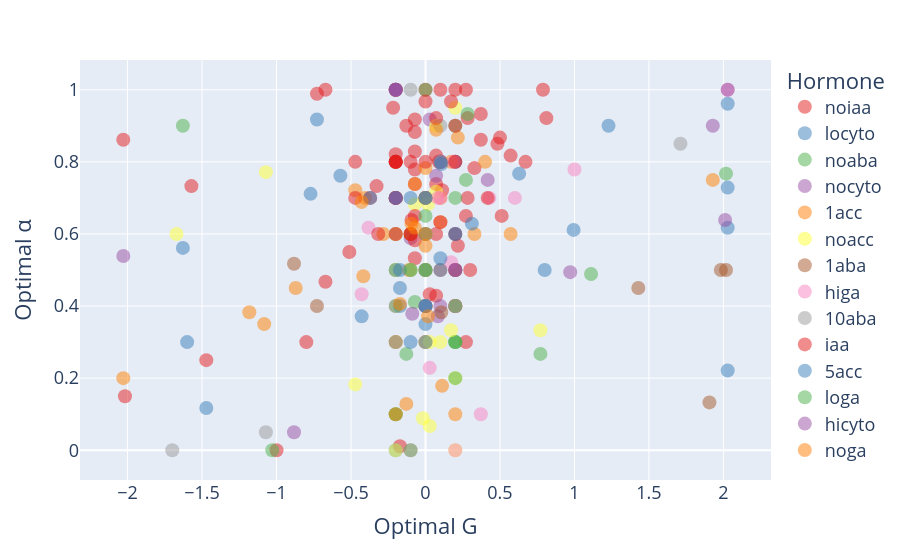

This figure's notebook cell:
### Code cell
fig = px.scatter(
    hormone_df,
    x="optimal G",
    y="optimal alpha",
    color=hormone_df["hormone"].astype(str),
    hover_name="arbor name",
    opacity=0.5,
    color_discrete_sequence=px.colors.qualitative.Set1,
)

fig.update_traces(marker=dict(size=14))
fig.update_layout(
    font=dict(size=18),
    legend_title_text="Hormone",
    xaxis_title="Optimal G",
    yaxis_title="Optimal α",
    showlegend=True
)

fig.show()
fig.write_html("docs/Optimal_G_alpha_hormone.html")

### Figure 1 — Plotly figure (JSON) as saved in the notebook; plotly's stock layout.template omitted (floating-point values rounded to 4 significant figures)
{"data": [{"hovertemplate": "<b>%{hovertext}</b><br><br>hormone=noiaa<br>optimal G=%{x}<br>optimal alpha=%{y}<extra></extra>", "hovertext": ["248_9_S_noiaa_day9", "058_9_C_noiaa_day9", "248_2_S_noiaa_day9", "058_4_S_noiaa_day9", "248_10_C_noiaa_day9", "1511_2_S_noiaa_day9", "058_2_C_noiaa_day9", "058_8_C_noiaa_day9", "1511_8_S_noiaa_day9", "1511_3_S_noiaa_day9", "058_5_S_noiaa_day9", "248_3_S_noiaa_day9", "1511_1_C_noiaa_day9", "058_1_S_noiaa_day9", "058_10_C_noiaa_day9", "248_1_C_noiaa_day9", "1511_7_S_noiaa_day9", "058_7_C_noiaa_day9", "058_9_S_noiaa_day9", "058_2_S_noiaa_day9", "248_4_S_noiaa_day9", "1511_2_C_noiaa_day9", "248_10_S_noiaa_day9", "058_4_C_noiaa_day9", "1511_4_S_noiaa_day9", "248_2_C_noiaa_day9", "058_7_S_noiaa_day9", "248_1_S_noiaa_day9", "058_10_S_noiaa_day9", "058_1_C_noiaa_day9", "1511_1_S_noiaa_day9", "248_8_C_noiaa_day9", "058_8_S_noiaa_day9", "1511_5_S_noiaa_day9", "248_3_C_noiaa_day9", "058_5_C_noiaa_day9", "248_5_S_noiaa_day9", "1511_3_C_noiaa_day9", "058_3_S_noiaa_day9"], "legendgroup": "noiaa", "marker": {"color": "rgb(228,26,28)", "opacity": 0.5, "size": 14, "symbol": "circle"}, "mode": "markers", "name": "noiaa", "orientation": "v", "showlegend": true, "type": "scatter", "x": [0.1, 0.2, 0.0887, 0.0, 0.0, -0.1, 0.0, 0.0714, 0.0, 0.2714, 0.1, 0.0714, 0.2, -0.1, -0.0714, -0.2, -1.471, -0.0714, 0.3714, 0.1, -0.0714, 0.0714, 0.2173, -0.6714, 0.5714, -0.0714, -0.1714, 0.0, -0.0714, 0.0714, 0.7887, -0.2, -1.0, 0.3286, 0.1113, -0.0714, 0.2714, 0.0286, -0.3286], "xaxis": "x", "y": [1.0, 0.8, 0.8, 0.4, 0.7, 0.6, 0.7, 0.7387, 0.3, 0.3, 0.8, 0.8173, 0.5, 0.8, 0.7786, 0.7, 0.25, 0.7387, 0.8613, 0.8, 0.9173, 0.4286, 0.5673, 0.4673, 0.8173, 0.8286, 0.0113, 1.0, 0.5327, 0.6, 1.0, 0.8214, 0.0, 0.7827, 0.7214, 0.8827, 0.65, 0.4327, 0.7327], "yaxis": "y"}, {"hovertemplate": "<b>%{hovertext}</b><br><br>hormone=locyto<br>optimal G=%{x}<br>optimal alpha=%{y}<extra></extra>", "hovertext": ["LA1511_6_C_locyto_day9", "M248_1_C_locyto_day9", "M248_8_S_locyto_day9", "M058_2_C_locyto_day9", "M058_3_C_locyto_day9", "M248_8_C_locyto_day9", "LA1511_10_C_locyto_day9", "M248_6_S_locyto_day9", "M058_9_C_locyto_day9", "M248_19_C_locyto_day9", "M058_5_S_locyto_day9", "M248_3_S_locyto_day9", "LA1511_6_S_locyto_day9"], "legendgroup": "locyto", "marker": {"color": "rgb(55,126,184)", "opacity": 0.5, "size": 14, "symbol": "circle"}, "mode": "markers", "name": "locyto", "orientation": "v", "showlegend": true, "type": "scatter", "x": [-0.2, 0.0, 0.2, -0.2, 0.2, 0.2, 2.029, -1.471, -1.6, -0.7286, -0.1714, 1.229, 0.994], "xaxis": "x", "y": [0.5, 0.7, 0.6, 0.0, 0.5, 0.8, 0.6173, 0.1173, 0.3, 0.9173, 0.45, 0.9, 0.6113], "yaxis": "y"}, {"hovertemplate": "<b>%{hovertext}</b><br><br>hormone=noaba<br>optimal G=%{x}<br>optimal alpha=%{y}<extra></extra>", "hovertext": ["LA1511_9_C_noaba_day9", "LA1511_7_C_noaba_day9", "M058_3_S_noaba_day9", "M058_7_S_noaba_day9", "LA1511_4_C_noaba_day9", "M058_9_S_noaba_day9", "LA1511_10_S_noaba_day9", "M248_10_S_noaba_day9", "M058_2_S_noaba_day9", "M248_6_C_noaba_day9", "LA1511_3_S_noaba_day9", "LA1511_5_C_noaba_day9"], "legendgroup": "noaba", "marker": {"color": "rgb(77,175,74)", "opacity": 0.5, "size": 14, "symbol": "circle"}, "mode": "markers", "name": "noaba", "orientation": "v", "showlegend": true, "type": "scatter", "x": [0.2, 0.2, 0.2, 0.0, 0.2, -0.2, 1.111, 0.1, -0.1286, 0.2, -0.0714, 0.2714], "xaxis": "x", "y": [0.3, 0.3, 0.3, 1.0, 0.4, 0.1, 0.4887, 0.5, 0.2673, 0.9, 0.4113, 0.75], "yaxis": "y"}, {"hovertemplate": "<b>%{hovertext}</b><br><br>hormone=nocyto<br>optimal G=%{x}<br>optimal alpha=%{y}<extra></extra>", "hovertext": ["LA1511_7_S_nocyto_day9", "LA1511_8_S_nocyto_day9", "LA1511_4_C_nocyto_day9", "M248_5_C_nocyto_day9", "LA1511_3_C_nocyto_day9", "M248_10_C_nocyto_day9", "M248_3_C_nocyto_day9", "LA1511_2_C_nocyto_day9", "M248_7_C_nocyto_day9", "M058_10_S_nocyto_day9", "M248_2_C_nocyto_day9", "LA1511_7_C_nocyto_day9"], "legendgroup": "nocyto", "marker": {"color": "rgb(152,78,163)", "opacity": 0.5, "size": 14, "symbol": "circle"}, "mode": "markers", "name": "nocyto", "orientation": "v", "showlegend": true, "type": "scatter", "x": [0.1, 0.0, 0.1, 0.0286, 0.9714, -0.1, -0.0887, 0.0827, 0.106, -0.8827, 0.0714, 0.4173], "xaxis": "x", "y": [0.5, 0.5, 0.4, 0.9173, 0.494, 0.5887, 0.3786, 0.3714, 0.8, 0.05, 0.7613, 0.75], "yaxis": "y"}, {"hovertemplate": "<b>%{hovertext}</b><br><br>hormone=1acc<br>optimal G=%{x}<br>optimal alpha=%{y}<extra></extra>", "hovertext": ["la1511_2_S_1acc_day9", "la1511_7_C_1acc_day9", "m248_9_C_1acc_day9", "m248_8_C_1acc_day9", "m058_8_S_1acc_day9", "m058_7_S_1acc_day9", "m248_7_C_1acc_day9", "m058_2_C_1acc_day9", "m058_5_C_1acc_day9", "m058_10_S_1acc_day9", "la1511_6_S_1acc_day9", "la1511_4_C_1acc_day9", "m248_2_C_1acc_day9", "m058_2_S_1acc_day9", "la1511_1_S_1acc_day9", "m248_8_S_1acc_day9", "m058_8_C_1acc_day9", "m248_3_C_1acc_day9", "m058_3_S_1acc_day9", "la1511_5_C_1acc_day9", "m058_6_C_1acc_day9", "m248_6_S_1acc_day9", "m248_9_S_1acc_day9", "m058_9_C_1acc_day9", "m058_1_C_1acc_day9", "la1511_2_C_1acc_day9", "m058_4_S_1acc_day9", "m248_4_C_1acc_day9"], "legendgroup": "1acc", "marker": {"color": "rgb(255,127,0)", "opacity": 0.5, "size": 14, "symbol": "circle"}, "mode": "markers", "name": "1acc", "orientation": "v", "showlegend": true, "type": "scatter", "x": [0.2, -0.1, 0.1, 0.1, -0.2, -0.2, 0.2, 0.0, 0.0, -1.083, 1.929, 0.1, 0.1714, -0.406, -2.029, -0.2, -0.2, -0.1113, -1.183, 0.5714, -0.0714, -0.8714, -0.4714, -0.2827, 0.2173, -0.4173, 0.3286, 0.0], "xaxis": "x", "y": [0.4, 0.6, 0.8, 0.7, 0.8, 0.7, 0.5, 0.5, 0.4, 0.35, 0.75, 0.6327, 0.8, 0.7, 0.2, 0.6, 1.0, 0.5, 0.3827, 0.6, 0.7387, 0.45, 0.7214, 0.6, 0.8673, 0.4827, 0.6, 0.7827], "yaxis": "y"}, {"hovertemplate": "<b>%{hovertext}</b><br><br>hormone=noacc<br>optimal G=%{x}<br>optimal alpha=%{y}<extra></extra>", "hovertext": ["la1511_3_S_noacc_day9", "m248_6_C_noacc_day9", "m248_4_S_noacc_day9", "m058_2_S_noacc_day9", "m058_4_C_noacc_day9", "la1511_4_C_noacc_day9", "m058_10_S_noacc_day9", "m248_3_C_noacc_day9", "m248_5_S_noacc_day9", "la1511_6_S_noacc_day9", "m058_8_S_noacc_day9", "m248_2_S_noacc_day9", "la1511_7_C_noacc_day9", "la1511_5_S_noacc_day9", "la1511_3_C_noacc_day9", "m248_6_S_noacc_day9", "m248_5_C_noacc_day9", "m058_3_C_noacc_day9", "m248_3_S_noacc_day9", "m058_5_S_noacc_day9", "m058_8_C_noacc_day9", "la1511_6_C_noacc_day9", "m248_8_S_noacc_day9", "la1511_2_C_noacc_day9", "la1511_4_S_noacc_day9", "m058_10_C_noacc_day9", "m058_1_S_noacc_day9", "m248_7_S_noacc_day9", "m058_7_C_noacc_day9", "m248_1_C_noacc_day9"], "legendgroup": "noacc", "marker": {"color": "rgb(255,255,51)", "opacity": 0.5, "size": 14, "symbol": "circle"}, "mode": "markers", "name": "noacc", "orientation": "v", "showlegend": true, "type": "scatter", "x": [-0.2, -0.2, -0.2, 0.0, -0.2, 0.0, 0.2, -0.2, -0.2, -0.2, 0.0286, 0.0, 0.1714, 0.0, -1.071, 0.0, 0.0714, 0.0173, 0.0, 0.2, -0.0714, 0.1, -0.4714, 0.2, 0.7714, -0.1, -1.671, 0.0286, 0.0714, -0.0173], "xaxis": "x", "y": [0.5, 0.0, 0.6, 0.4, 0.7, 0.5, 0.2, 0.3, 0.5, 1.0, 0.3, 0.7, 0.3327, 0.6, 0.7714, 0.6, 0.9, 0.6827, 0.3, 0.95, 0.6827, 0.3, 0.1827, 0.0, 0.3327, 0.5, 0.6, 0.0673, 0.7173, 0.0887], "yaxis": "y"}, {"hovertemplate": "<b>%{hovertext}</b><br><br>hormone=1aba<br>optimal G=%{x}<br>optimal alpha=%{y}<extra></extra>", "hovertext": ["LA1511_2_C_1aba_day9", "M058_6_C_1aba_day9", "M058_2_S_1aba_day9", "LA1511_1_S_1aba_day9", "LA1511_6_S_1aba_day9", "LA511_5_S_1aba_day9", "LA1511_8_C_1aba_day9", "LA1511_2_S_1aba_day9", "M058_4_C_1aba_day9", "M248_4_S_1aba_day9", "M248_1_C_1aba_day9", "M058_1_S_1aba_day9"], "legendgroup": "1aba", "marker": {"color": "rgb(166,86,40)", "opacity": 0.5, "size": 14, "symbol": "circle"}, "mode": "markers", "name": "1aba", "orientation": "v", "showlegend": true, "type": "scatter", "x": [0.0, 0.2, -0.2, -0.1, -0.2, 2.017, 1.429, -0.7286, 0.106, 1.983, -0.8827, 1.906], "xaxis": "x", "y": [0.7, 0.4, 0.8, 0.6, 0.3, 0.5, 0.45, 0.4, 0.3827, 0.5, 0.5173, 0.1327], "yaxis": "y"}, {"hovertemplate": "<b>%{hovertext}</b><br><br>hormone=higa<br>optimal G=%{x}<br>optimal alpha=%{y}<extra></extra>", "hovertext": ["LA1511_11_S_higa_day9", "M058_5_S_higa_day9", "LA1511_3_C_higa_day9", "M248_2_C_higa_day9", "M248_1_S_higa_day9", "M058_4_S_higa_day9", "M248_4_S_higa_day9", "la1511_10_S_higa_day5", "M058_6_S_higa_day9", "LA1511_5_S_higa_day9", "M058_8_S_higa_day9", "M248_8_C_higa_day9", "M058_7_S_higa_day9", "LA1511_1_C_higa_day9", "M058_2_C_higa_day9", "LA1511_4_S_higa_day9", "M248_5_S_higa_day9", "M058_5_C_higa_day9", "LA1511_6_C_higa_day9", "LA1511_9_C_higa_day9", "LA1511_11_C_higa_day9", "M058_10_C_higa_day9"], "legendgroup": "higa", "marker": {"color": "rgb(247,129,191)", "opacity": 0.5, "size": 14, "symbol": "circle"}, "mode": "markers", "name": "higa", "orientation": "v", "showlegend": true, "type": "scatter", "x": [0.2, -0.1, 0.1, 0.0, -0.2, 0.2, 0.2, 2.029, 0.0, -0.2, 0.0827, 0.1, -0.3827, 0.2, 0.4286, 1.0, 0.1714, 0.0286, -0.4286, 0.6, 0.3714, 0.1887], "xaxis": "x", "y": [0.4, 0.0, 0.8, 0.4, 1.0, 0.0, 0.4, 1.0, 0.4, 0.4, 0.7, 0.7, 0.6173, 0.4, 0.7, 0.7786, 0.5214, 0.2286, 0.4327, 0.7, 0.1, 0.8], "yaxis": "y"}, {"hovertemplate": "<b>%{hovertext}</b><br><br>hormone=10aba<br>optimal G=%{x}<br>optimal alpha=%{y}<extra></extra>", "hovertext": ["M058_7_C_10aba_day9", "M058_8_C_10aba_day9", "M248_10_C_10aba_day9", "M058_9_C_10aba_day9", "LA1511_10_C_10aba_day9", "M058_5_C_10aba_day9", "M058_8_S_10aba_day9", "LA1511_9_S_10aba_day9", "LA1511_1_C_10aba_day9", "M058_6_S_10aba_day9", "M248_6_C_10aba_day9"], "legendgroup": "10aba", "marker": {"color": "rgb(153,153,153)", "opacity": 0.5, "size": 14, "symbol": "circle"}, "mode": "markers", "name": "10aba", "orientation": "v", "showlegend": true, "type": "scatter", "x": [0.0, -0.1, 0.2, 0.1, -0.1, -0.2, -0.2, -1.7, 1.711, -1.071, 0.0], "xaxis": "x", "y": [0.4, 1.0, 0.4, 0.9, 0.5, 0.3, 0.6, 0.0, 0.85, 0.05, 0.7], "yaxis": "y"}, {"hovertemplate": "<b>%{hovertext}</b><br><br>hormone=iaa<br>optimal G=%{x}<br>optimal alpha=%{y}<extra></extra>", "hovertext": ["248_2_S_iaa_day9", "058_8_C_iaa_day9", "058_10_C_iaa_day9", "1511_3_S_iaa_day9", "058_9_C_iaa_day9", "248_3_S_iaa_day9", "1511_2_S_iaa_day9", "058_6_C_iaa_day9", "248_4_S_iaa_day9", "058_4_C_iaa_day9", "248_6_S_iaa_day9", "058_3_C_iaa_day9", "248_9_S_iaa_day9", "1511_10_C_iaa_day9", "248_8_S_iaa_day9", "058_2_C_iaa_day9", "1511_9_S_iaa_day9", "1511_6_S_iaa_day9", "248_7_S_iaa_day9", "058_5_C_iaa_day9", "058_7_S_iaa_day9", "248_5_C_iaa_day9", "1511_4_C_iaa_day9", "248_2_C_iaa_day9", "058_8_S_iaa_day9", "1511_2_C_iaa_day9", "058_1_S_iaa_day9", "248_4_C_iaa_day9", "1511_5_C_iaa_day9", "058_6_S_iaa_day9", "1511_7_C_iaa_day9", "248_6_C_iaa_day9", "058_4_S_iaa_day9", "1511_10_S_iaa_day9", "248_1_C_iaa_day9", "248_9_C_iaa_day9", "1511_8_C_iaa_day9", "248_8_C_iaa_day9", "058_2_S_iaa_day9", "1511_9_C_iaa_day9", "1511_1_C_iaa_day9", "248_10_C_iaa_day9", "058_5_S_iaa_day9", "1511_6_C_iaa_day9", "248_7_C_iaa_day9"], "legendgroup": "iaa", "marker": {"color": "rgb(228,26,28)", "opacity": 0.5, "size": 14, "symbol": "circle"}, "mode": "markers", "name": "iaa", "orientation": "v", "showlegend": true, "type": "scatter", "x": [-0.2, -0.2, 0.2, -0.2, -0.2173, -0.2, 0.5, 0.1714, -0.2, 0.2, 0.5113, -0.0714, -0.3714, -0.7286, -0.5113, 0.6714, 0.0, -2.029, 0.1, -0.2, 0.2, 0.2714, 0.4173, -0.1, -0.2, -0.2, -0.4714, -0.6714, 0.8113, 0.3, -0.3173, 0.4827, -0.1286, -0.094, -0.4714, 0.0714, 0.0, 0.2, -0.8, -1.571, -0.0714, 0.3714, -2.017, 0.2827, 0.2827], "xaxis": "x", "y": [0.7, 1.0, 0.9, 0.8, 0.95, 0.6, 0.8673, 0.9673, 0.8, 0.8, 0.65, 0.5827, 0.7, 0.9887, 0.55, 0.8, 0.8, 0.8613, 0.6327, 0.7, 1.0, 1.0, 0.7, 0.6, 0.8, 0.8, 0.7, 1.0, 0.9214, 0.5, 0.6, 0.85, 0.9, 0.6387, 0.8, 0.9214, 0.9673, 0.6, 0.3, 0.7327, 0.65, 0.9327, 0.15, 0.7, 0.9214], "yaxis": "y"}, {"hovertemplate": "<b>%{hovertext}</b><br><br>hormone=5acc<br>optimal G=%{x}<br>optimal alpha=%{y}<extra></extra>", "hovertext": ["m058_5_S_5acc_day9", "m248_5_C_5acc_day9", "m058_7_C_5acc_day9", "m248_7_S_5acc_day9", "m058_3_S_5acc_day9", "m248_10_C_5acc_day9", "m058_9_C_5acc_day9", "m248_4_C_5acc_day9", "m248_1_S_5acc_day9", "m058_1_C_5acc_day9", "la1511_7_S_5acc_day9", "la1511_2_S_5acc_day9", "m058_4_C_5acc_day9", "m248_4_S_5acc_day9", "m248_9_C_5acc_day9", "m058_9_S_5acc_day9", "m248_10_S_5acc_day9", "m058_6_S_5acc_day9", "m248_6_C_5acc_day9", "m248_8_C_5acc_day9", "la1511_4_S_5acc_day9", "m248_2_S_5acc_day9", "m058_2_C_5acc_day9", "la1511_1_C_5acc_day9", "m058_7_S_5acc_day9", "m248_7_C_5acc_day9", "la1511_6_C_5acc_day9", "m058_5_C_5acc_day9", "m248_5_S_5acc_day9", "la1511_3_S_5acc_day9", "m058_10_C_5acc_day9"], "legendgroup": "5acc", "marker": {"color": "rgb(55,126,184)", "opacity": 0.5, "size": 14, "symbol": "circle"}, "mode": "markers", "name": "5acc", "orientation": "v", "showlegend": true, "type": "scatter", "x": [-0.2, 0.0, 0.2, -0.2, -0.2, 0.1, -0.1, 0.0, 0.8, -0.1, -0.7714, -1.629, 0.0, -0.5714, 0.0, 0.0, -0.4286, 0.0, 0.1, -0.1714, -0.2, 0.0, 0.6286, 2.029, 2.029, 0.3113, 2.029, -0.3714, 0.106, 0.0, -0.1714], "xaxis": "x", "y": [1.0, 0.7, 0.6, 0.7, 0.5, 0.8, 0.3, 0.6, 0.5, 0.7, 0.7113, 0.5613, 0.4, 0.7613, 0.4, 0.6, 0.3714, 0.3, 0.5327, 0.5, 0.7, 0.35, 0.7673, 0.9613, 0.2214, 0.6286, 0.7286, 0.7, 0.794, 0.5, 0.4], "yaxis": "y"}, {"hovertemplate": "<b>%{hovertext}</b><br><br>hormone=loga<br>optimal G=%{x}<br>optimal alpha=%{y}<extra></extra>", "hovertext": ["M248_3_C_loga_day9", "LA1511_10_S_loga_day9", "LA1511_9_S_loga_day9", "LA1511_11_S_loga_day9", "M248_7_C_loga_day9", "LA1511_4_S_loga_day9", "M058_10_C_loga_day9", "M058_1_S_loga_day9", "M058_3_C_loga_day9", "M248_3_S_loga_day9", "LA1511_5_S_loga_day9", "M248_10_S_loga_day9", "M058_9_S_loga_day9", "M248_9_C_loga_day9"], "legendgroup": "loga", "marker": {"color": "rgb(77,175,74)", "opacity": 0.5, "size": 14, "symbol": "circle"}, "mode": "markers", "name": "loga", "orientation": "v", "showlegend": true, "type": "scatter", "x": [0.2, 0.2, 0.2, 2.017, -0.2, 0.0, -0.1, -0.1, 0.2827, -0.2, -1.029, -1.629, 0.0, 0.7714], "xaxis": "x", "y": [0.2, 0.4, 0.7, 0.7673, 0.1, 0.5, 0.5, 0.0, 0.9327, 0.4, 0.0, 0.9, 0.65, 0.2673], "yaxis": "y"}, {"hovertemplate": "<b>%{hovertext}</b><br><br>hormone=hicyto<br>optimal G=%{x}<br>optimal alpha=%{y}<extra></extra>", "hovertext": ["M058_1_C_hicyto_day9", "LA1511_5_C_hicyto_day9", "M248_5_C_hicyto_day9", "M248_4_C_hicyto_day9", "LA1511_8_C_hicyto_day9", "M248_6_S_hicyto_day9", "M248_7_S_hicyto_day9", "M058_8_C_hicyto_day9", "M058_4_S_hicyto_day9", "LA1511_7_S_hicyto_day9"], "legendgroup": "hicyto", "marker": {"color": "rgb(152,78,163)", "opacity": 0.5, "size": 14, "symbol": "circle"}, "mode": "markers", "name": "hicyto", "orientation": "v", "showlegend": true, "type": "scatter", "x": [0.2, -0.2, -0.2, -0.2, 0.2, -0.2, 2.011, 2.029, -2.029, 1.929], "xaxis": "x", "y": [0.5, 1.0, 1.0, 1.0, 0.5, 0.7, 0.6387, 1.0, 0.5387, 0.9], "yaxis": "y"}, {"hovertemplate": "<b>%{hovertext}</b><br><br>hormone=noga<br>optimal G=%{x}<br>optimal alpha=%{y}<extra></extra>", "hovertext": ["M248_9_C_noga_day9", "M058_10_S_noga_day9", "M248_8_S_noga_day9", "LA1511_1_S_noga_day9", "M058_7_C_noga_day9", "M248_7_S_noga_day9", "M248_9_S_noga_day9", "M058_3_S_noga_day9", "M058_6_C_noga_day9", "M248_1_S_noga_day9", "M058_1_C_noga_day9", "M248_4_C_noga_day9", "LA1511_8_S_noga_day9"], "legendgroup": "noga", "marker": {"color": "rgb(255,127,0)", "opacity": 0.5, "size": 14, "symbol": "circle"}, "mode": "markers", "name": "noga", "orientation": "v", "showlegend": true, "type": "scatter", "x": [0.0, -0.2, 0.0, 0.1113, -0.0714, 0.2, -0.4286, -0.1714, -0.094, 0.0173, -0.1286, 0.0714, 0.4], "xaxis": "x", "y": [0.6, 0.1, 0.5673, 0.1786, 0.6173, 0.1, 0.6887, 0.406, 0.6286, 0.3714, 0.1286, 0.8887, 0.8], "yaxis": "y"}], "layout": {"autosize": true, "font": {"size": 18}, "legend": {"title": {"text": "Hormone"}, "tracegroupgap": 0}, "margin": {"t": 60}, "showlegend": true, "xaxis": {"anchor": "y", "autorange": true, "domain": [0, 1], "range": [-2.304, 2.304], "title": {"text": "Optimal G"}, "type": "linear"}, "yaxis": {"anchor": "x", "autorange": true, "domain": [0, 1], "range": [-0.1094, 1.109], "title": {"text": "Optimal α"}, "type": "linear"}}}
